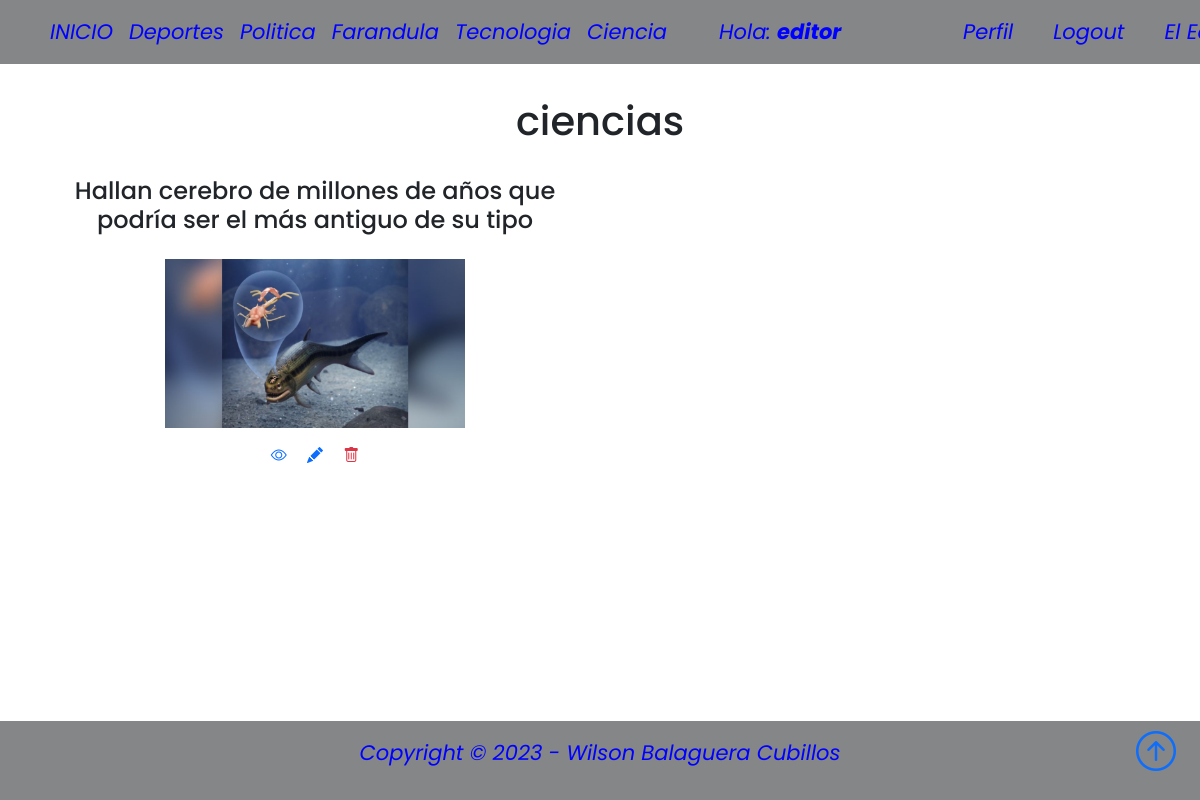
The page /cienciaLista/ (signed in) on the database its author committed.
### AppNoticias/models.py (models this page shows, shortened)
class NotasNoticias(models.Model):
    NotasNoticiasSeleccion = (
    ('deporte','Deporte'),
    ('politica', 'Politica'),
    ('farandula','Farandula'),
    ('tecnologia','Tecnologia'),
    ('ciencia','Ciencia'),
    )
    usuario = models.ForeignKey(User, on_delete=models.CASCADE, null=True, blank=True)
    titulo = models.CharField(max_length=200)
    noticia = models.CharField(max_length=15, choices=NotasNoticiasSeleccion, default='deportes')
    descripcion = models.TextField(null=False, blank=False)
    fechaPublicacion = models.DateTimeField(auto_now_add=True)
    telefonoContacto = models.IntegerField()
    emailContacto = models.EmailField()
    imagenNoticias = models.ImageField(null=False, blank=False, upload_to="imagenes/")
    class Meta:
        ordering = ['usuario', '-fechaPublicacion']

### AppNoticias/views.py (the view)
# urls.py: path('cienciaLista/', CienciaLista.as_view(), name='ciencias'),
class CienciaLista(LoginRequiredMixin, ListView):
    context_object_name = 'ciencias'
    queryset = NotasNoticias.objects.filter(noticia__startswith='ciencia')
    template_name = 'AppNoticias/cienciaLista.html'
    login_url = '/login/'

### AppNoticias/templates/AppNoticias/cienciaLista.html
{% extends 'AppNoticias/padre.html' %}
{% block content %}
<br>
<br>
<br>
<div class="container text-center">
    <h1>ciencias</h1>
</div>
<br>
<div class="container text-center">
    <div class="row">
            {% for ciencia in ciencias %}
            <div class="col-sm-6 align-items-center">
                <h4>{{ciencia.titulo}}</h4>
                <div class="card-body">
                <a href="{% url 'ciencia' ciencia.id %}"><img src="{{ciencia.imagenNoticias.url}}" class="" width="300px"></a>
                    <div class="card-body">
                    <a href="{% url 'ciencia' ciencia.id %}"><i class="bi bi-eye">&ensp;&ensp;</i></a>
                    {% if user.id == ciencia.usuario.id %}
                    <a href="{% url 'editar_ciencia' ciencia.id %}"><i class="bi bi-pencil-fill">&ensp;&ensp;</i></a>
                    <a href="{% url 'eliminar_ciencia' ciencia.id %}"><i class="bi bi-trash text-danger"></i></a>
                    <br>
                    <br>
                    {% endif %}
                    </div>
                </div>
            </div>
            {% endfor %}
    </div>
</div>
{% endblock %}

### AppNoticias/templates/AppNoticias/padre.html (shortened to what this page needs)
{% load static %}
<!DOCTYPE html>
<html lang="en">
<head>
    <link href="https://cdn.jsdelivr.net/npm/bootstrap@5.0.2/dist/css/bootstrap.min.css" rel="stylesheet"
>
    <link rel="stylesheet" href="https://cdn.jsdelivr.net/npm/bootstrap-icons@1.3.0/font/bootstrap-icons.css">
    <link rel="stylesheet" type="text/css" href="{% static 'style.css' %}">
</head>
<body style="position: relative; padding-bottom: 5em; min-height: 100vh;">
    <nav class="navbar navbar-expand-sm bg-dark navbar-dark py-2 fixed-top">
      <div class="container">
          <div class="collapse navbar-collapse" id="navmenu">
              <ul class="navbar-nav mr-auto">
                <li class="nav-item">
                  <a class="nav-link" href="{% url 'padre' %}"><span class="antSpan">INICIO</span></a>
                </li>
                <li class="nav-item">
                  <a class="nav-link" href="{% url 'deportes' %}"><span class="antSpan">Deportes</span></a>
                </li>
                <li class="nav-item">
                  <a class="nav-link" href="{% url 'politicas' %}"><span class="antSpan">Politica</span></a>
                </li>
                <li class="nav-item">
                  <a class="nav-link" href="{% url 'farandulas' %}"><span class="antSpan">Farandula</span></a>
                </li>
                <li class="nav-item">
                  <a class="nav-link" href="{% url 'tecnologias' %}"><span class="antSpan">Tecnologia</span></a>
                </li>
                <li class="nav-item">
                  <a class="nav-link" href="{% url 'ciencias' %}"><span class="antSpan">Ciencia</span></a>
                </li>
                <div class="container"></div>
                {% if request.user.is_authenticated %}
                <div class="container">
                <li class="antContai2">
                  <a class="nav-link"><span class="antSpan">Hola: <strong>{{request.user.first_name}}</strong></span></a>
                </li>
                </div>
                <div class="container">
                <li class="nav-item">
                  <a class="nav-link" href="{% url 'editar_perfil' %}"><span class="antSpan">Perfil</span></a>
                </li>
                </div>
                <div class="container">
                <li class="nav-item">
                  <a class="nav-link" href="{% url 'logout' %}"><span class="antSpan">Logout</span></a>
                </li>
                </div>
                <div class="container">
                <li class="antContai">
                  <a class="nav-link" href="{% url 'acerca_del_editor' %}"><span class="antSpan">El Editor</span></a>
                </li>
                </div>
              {% endif %}
           </ul>
          </div>
      </div>
  </nav>
      {% block content %}{% endblock %}
  <footer class="p-3 bg-dark" style="position: absolute; bottom: 0; width: 100%;">
      <div class="container">
          <p class="antSpan">Copyright &copy; 2023 - Wilson Balaguera Cubillos</p>
          <a href="{% url 'padre' %}" class="position-absolute bottom-0 end-0 p-4">
              <i class="bi bi-arrow-up-circle h1"></i>
          </a>
      </div>
  </footer>
</body>
</html>

### AppNoticias/static/style.css (style rules this page uses)
body { background-color: white; font-family: 'Poppins', 'Nunito', sans-serif; padding-top: 25px; }
a { text-decoration: none; }
li { text-decoration: none; }
p { color: #363636; }
.bg-dark { background-color: gray!important; }

### AppNoticias/templates/AppNoticias/padre.html (style rules this page uses)
.antSpan { font-size: 21px; font-style: italic; color: blue; }
.antContai { width: 100px; text-align: center; display: flex; align-items: center; }
.antContai2 { width: 220px; text-align: center; display: flex; align-items: center; }
.bg-dark { background-color: #848687!important; text-align: center!important; }
.navbar-expand-sm .navbar-collapse { display: flex!important; flex-basis: auto; align-items: center!important; }

### rows shown on the page
NotasNoticias: titulo "Hallan cerebro de millones de años que podría ser el más antiguo de su tipo", imagenNoticias (picture)

### other values the page prints
{{ request.user.first_name }} "editor"
